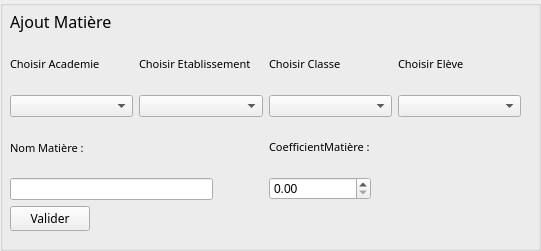
   <widget class="QGroupBox" name="gBAjoutMat">
    <property name="geometry">
     <rect>
      <x>350</x>
      <y>10</y>
      <width>541</width>
      <height>251</height>
     </rect>
    </property>
    <property name="title">
     <string/>
    </property>
    <widget class="QWidget" name="verticalLayoutWidget_13">
     <property name="geometry">
      <rect>
       <x>10</x>
       <y>10</y>
       <width>511</width>
       <height>221</height>
      </rect>
     </property>
     <layout class="QVBoxLayout" name="verticalLayout_28">
      <item>
       <widget class="QLabel" name="label_34">
        <property name="sizePolicy">
         <sizepolicy hsizetype="Preferred" vsizetype="Fixed">
          <horstretch>0</horstretch>
          <verstretch>0</verstretch>
         </sizepolicy>
        </property>
        <property name="font">
         <font>
          <family>Showcard Gothic</family>
          <pointsize>12</pointsize>
         </font>
        </property>
        <property name="text">
         <string>Ajout Matière</string>
        </property>
       </widget>
      </item>
      <item>
       <layout class="QHBoxLayout" name="horizontalLayout_12">
        <item>
         <layout class="QVBoxLayout" name="verticalLayout_23">
          <item>
           <widget class="QLabel" name="label_12">
            <property name="font">
             <font>
              <family>Kristen ITC</family>
              <pointsize>8</pointsize>
              <weight>50</weight>
              <bold>false</bold>
             </font>
            </property>
            <property name="text">
             <string>Choisir Academie</string>
            </property>
           </widget>
          </item>
          <item>
           <widget class="QComboBox" name="cBAcadMat">
            <property name="sizePolicy">
             <sizepolicy hsizetype="Minimum" vsizetype="Fixed">
              <horstretch>0</horstretch>
              <verstretch>0</verstretch>
             </sizepolicy>
            </property>
           </widget>
          </item>
         </layout>
        </item>
        <item>
         <layout class="QVBoxLayout" name="verticalLayout_24">
          <item>
           <widget class="QLabel" name="label_13">
            <property name="font">
             <font>
              <family>Kristen ITC</family>
              <pointsize>8</pointsize>
              <weight>50</weight>
              <bold>false</bold>
             </font>
            </property>
            <property name="text">
             <string>Choisir Etablissement</string>
            </property>
           </widget>
          </item>
          <item>
           <widget class="QComboBox" name="cBEtabMat">
            <property name="sizePolicy">
             <sizepolicy hsizetype="Minimum" vsizetype="Fixed">
              <horstretch>0</horstretch>
              <verstretch>0</verstretch>
             </sizepolicy>
            </property>
           </widget>
          </item>
         </layout>
        </item>
        <item>
         <layout class="QVBoxLayout" name="verticalLayout_25">
          <item>
           <widget class="QLabel" name="label_26">
            <property name="font">
             <font>
              <family>Kristen ITC</family>
              <pointsize>8</pointsize>
              <weight>50</weight>
              <bold>false</bold>
             </font>
            </property>
            <property name="text">
             <string>Choisir Classe</string>
            </property>
           </widget>
          </item>
          <item>
           <widget class="QComboBox" name="cBClassMat"/>
          </item>
         </layout>
        </item>
        <item>
         <layout class="QVBoxLayout" name="verticalLayout_26">
          <item>
           <widget class="QLabel" name="label_27">
            <property name="font">
             <font>
              <family>Kristen ITC</family>
              <pointsize>8</pointsize>
              <weight>50</weight>
              <bold>false</bold>
             </font>
            </property>
            <property name="text">
             <string>Choisir Elève</string>
            </property>
           </widget>
          </item>
          <item>
           <widget class="QComboBox" name="cBElevMat"/>
          </item>
         </layout>
        </item>
       </layout>
      </item>
      <item>
       <layout class="QHBoxLayout" name="horizontalLayout_13">
        <item>
         <layout class="QVBoxLayout" name="verticalLayout_7">
          <item>
           <widget class="QLabel" name="label_28">
            <property name="font">
             <font>
              <family>Kristen ITC</family>
              <pointsize>8</pointsize>
              <weight>50</weight>
              <bold>false</bold>
             </font>
            </property>
            <property name="text">
             <string>Nom Matière :</string>
            </property>
           </widget>
          </item>
          <item>
           <layout class="QHBoxLayout" name="horizontalLayout_15">
            <item>
             <widget class="QLineEdit" name="lENomMat">
              <property name="sizePolicy">
               <sizepolicy hsizetype="Minimum" vsizetype="Fixed">
                <horstretch>0</horstretch>
                <verstretch>0</verstretch>
               </sizepolicy>
              </property>
             </widget>
            </item>
            <item>
             <spacer name="horizontalSpacer_9">
              <property name="orientation">
               <enum>Qt::Horizontal</enum>
              </property>
              <property name="sizeType">
               <enum>QSizePolicy::Fixed</enum>
              </property>
              <property name="sizeHint" stdset="0">
               <size>
                <width>50</width>
                <height>20</height>
               </size>
              </property>
             </spacer>
            </item>
           </layout>
          </item>
         </layout>
        </item>
        <item>
         <layout class="QVBoxLayout" name="verticalLayout_27">
          <item>
           <widget class="QLabel" name="label_29">
            <property name="font">
             <font>
              <family>Kristen ITC</family>
              <pointsize>8</pointsize>
              <weight>50</weight>
              <bold>false</bold>
             </font>
            </property>
            <property name="text">
             <string>CoefficientMatière :</string>
            </property>
           </widget>
          </item>
          <item>
           <layout class="QHBoxLayout" name="horizontalLayout_5">
            <item>
             <widget class="QDoubleSpinBox" name="dSBCoeffMat"/>
            </item>
            <item>
             <spacer name="horizontalSpacer_8">
              <property name="orientation">
               <enum>Qt::Horizontal</enum>
              </property>
              <property name="sizeType">
               <enum>QSizePolicy::Fixed</enum>
              </property>
              <property name="sizeHint" stdset="0">
               <size>
                <width>150</width>
                <height>20</height>
               </size>
              </property>
             </spacer>
            </item>
           </layout>
          </item>
         </layout>
        </item>
       </layout>
      </item>
      <item>
       <layout class="QHBoxLayout" name="horizontalLayout_14">
        <item>
         <widget class="QPushButton" name="pBValMat">
          <property name="font">
           <font>
            <family>Showcard Gothic</family>
           </font>
          </property>
          <property name="cursor">
           <cursorShape>PointingHandCursor</cursorShape>
          </property>
          <property name="text">
           <string>Valider</string>
          </property>
         </widget>
        </item>
        <item>
         <spacer name="horizontalSpacer_7">
          <property name="orientation">
           <enum>Qt::Horizontal</enum>
          </property>
          <property name="sizeHint" stdset="0">
           <size>
            <width>40</width>
            <height>20</height>
           </size>
          </property>
         </spacer>
        </item>
       </layout>
      </item>
     </layout>
    </widget>
   </widget>
